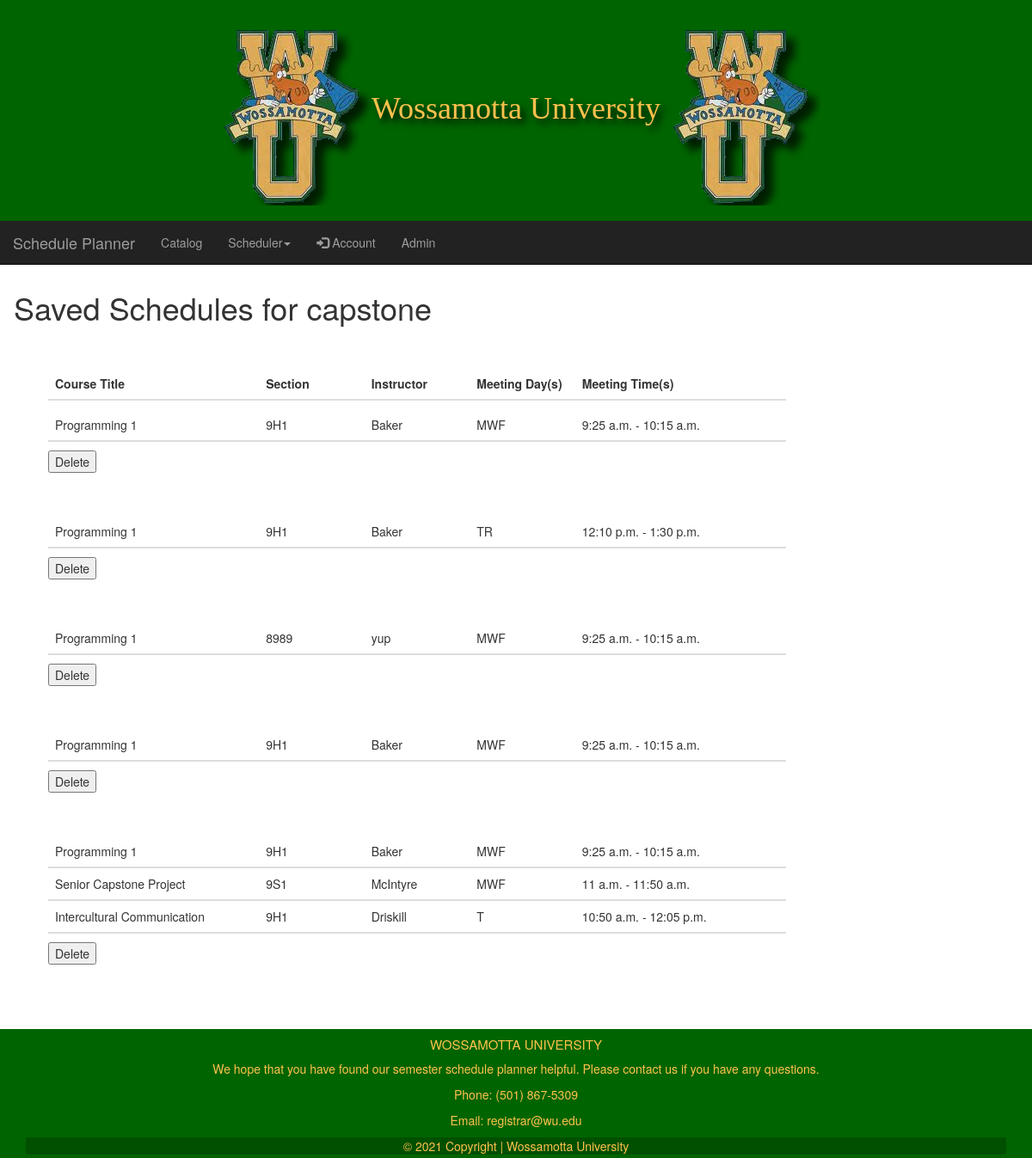
The app's page /saved_schedules/ (signed in) with its own data.
### catalog/models.py (models this page shows, shortened)
class ScheduledCourses(models.Model):
    section = models.ForeignKey(Section, on_delete=models.CASCADE)
    period = models.ForeignKey(Period, on_delete=models.CASCADE)
    groupNumber = models.IntegerField(default=0)

class Section(models.Model):
    section_ID = models.CharField(max_length=20)
    instructor = models.CharField(max_length=255)
    course = models.ForeignKey(Course, on_delete=models.CASCADE)
    periods = models.ManyToManyField(Period)

class Course(models.Model):
    department_ID = models.CharField(max_length=4)
    course_Number = models.CharField(max_length=10)
    course_Title = models.CharField(max_length=255)

class Period(models.Model):
    start_Time = models.TimeField()
    end_Time = models.TimeField()
    MONDAY = 'M'
    TUESDAY = 'T'
    WEDNESDAY = 'W'
    THURSDAY = 'R'
    FRIDAY = 'F'
    MONWED = 'MW'
    MONWEDFRI = 'MWF'
    TUETHU = 'TR'
    MONTUEWEDTHUFRI = 'MTWRF'
    MEETING_DAY_CHOICES = [
        (MONDAY, 'M'),
        (TUESDAY, 'T'),
        (WEDNESDAY, 'W'),
        (THURSDAY, 'R'),
        (FRIDAY, 'F'),
        (MONWED, 'MW'),
        (MONWEDFRI, 'MWF'),
        (TUETHU, 'TR'),
        (MONTUEWEDTHUFRI, 'MTWRF')
    ]
    meeting_day = models.CharField(
        max_length=10,
        choices=MEETING_DAY_CHOICES,
    )

class Schedule(models.Model):
    savedScheduledCourse = models.ManyToManyField(ScheduledCourses)
    user = models.ForeignKey(User, on_delete=models.CASCADE)

### catalog/views.py (the view)
# urls.py: path('saved_schedules/', views.savedSchedules, name='savedSchedules'),
@login_required  # Requires user to be logged in
def savedSchedules(request):
    try:  # Tries to find the Schedule objects associated with the user
        saved_schedules = Schedule.objects.filter(user=request.user)
    except ObjectDoesNotExist:
        saved_schedules = None
    if request.method == 'GET':
        return render(request, 'savedSchedules.html', {'saved_schedules': saved_schedules})

### catalog/templates/savedSchedules.html (shortened to what this page needs)
{% extends "base.html" %}
{% block content %}
    <h1 style="padding-bottom: 40px">Saved Schedules for {{ user.username }}</h1>
    {% if saved_schedules.count == 0 %}
        <h3>There are no saved schedules for {{ user.username }}</h3>
        <form action="{% url 'scheduleGenerator' %}" method="GET">
        <input type="submit"value="Schedule Generator">
        </form>
    {% else %}
        <ul>
            <table style="width:75%">
                <colgroup>
                    <col span="1" style="width: 20%;">
                    <col span="1" style="width: 10%;">
                    <col span="1" style="width: 10%;">
                    <col span="1" style="width: 10%;">
                    <col span="1" style="width: 20%;">
                </colgroup>
                <tr>
                    <th>Course Title</th>
                    <th>Section</th>
                    <th>Instructor</th>
                    <th>Meeting Day(s)</th>
                    <th>Meeting Time(s)</th>
                </tr>
            </table>
        </ul>
        <ul>
            {% for schedule in saved_schedules %}
                {% for course in schedule.savedScheduledCourse.all %}
                    <table style="width:75%">
                        <colgroup>
                            <col span="1" style="width: 20%;">
                            <col span="1" style="width: 10%;">
                            <col span="1" style="width: 10%;">
                            <col span="1" style="width: 10%;">
                            <col span="1" style="width: 20%;">
                        </colgroup>
                        <tr>
                            <td>{{ course.section.course.course_Title }}</td>
                            <td>{{ course.section.section_ID }}</td>
                            <td>{{ course.section.instructor }}</td>
                            <td>{{ course.period.meeting_day }}</td>
                            <td>{{ course.period.start_Time }} - {{ course.period.end_Time }}</td>
                        </tr>
                    </table>
                {% endfor %}
                <form style="padding-top: 10px; padding-bottom: 50px;" action="{% url 'delSchedules' schedule.id %}" method="POST">
                    <input type="submit" value="Delete">
                </form>
            {% endfor %}
        </ul>
    {% endif %}
{% endblock %}

### catalog/templates/base.html (style rules this page uses)
body { background-color: white; }

### catalog/templates/savedSchedules.html (style rules this page uses)
th, td { padding: 8px; text-align: left; border-bottom: 2px solid #ddd; }

### records on screen
ScheduledCourses: section.course.course_Title "Programming 1", section.section_ID "9H1", section.instructor "Baker", period.meeting_day "MWF", period.start_Time "9:25 a.m.", period.end_Time "10:15 a.m."
ScheduledCourses: section.course.course_Title "Programming 1", section.section_ID "9H1", section.instructor "Baker", period.meeting_day "TR", period.start_Time "12:10 p.m.", period.end_Time "1:30 p.m."
ScheduledCourses: section.course.course_Title "Programming 1", section.section_ID "8989", section.instructor "yup", period.meeting_day "MWF", period.start_Time "9:25 a.m.", period.end_Time "10:15 a.m."
ScheduledCourses: section.course.course_Title "Programming 1", section.section_ID "9H1", section.instructor "Baker", period.meeting_day "MWF", period.start_Time "9:25 a.m.", period.end_Time "10:15 a.m."
ScheduledCourses: section.course.course_Title "Senior Capstone Project", section.section_ID "9S1", section.instructor "McIntyre", period.meeting_day "MWF", period.start_Time "11 a.m.", period.end_Time "11:50 a.m."
ScheduledCourses: section.course.course_Title "Intercultural Communication", section.section_ID "9H1", section.instructor "Driskill", period.meeting_day "T", period.start_Time "10:50 a.m.", period.end_Time "12:05 p.m."

### other values on screen
{{ user.username }} "capstone"
